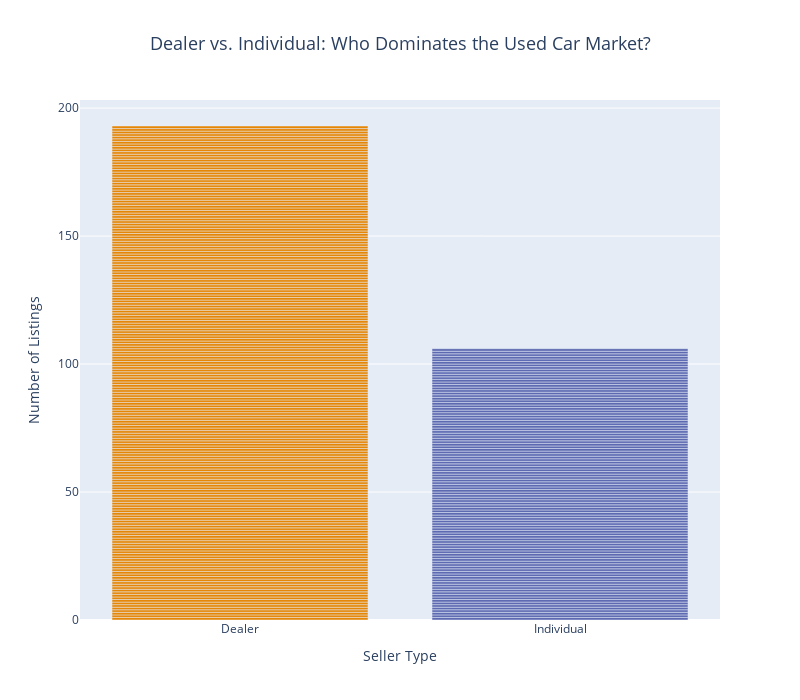

Here is the notebook cell this chart was saved with:
### Markdown cell above
#### Dealer vs. Individual

### Code cell
fig = px.bar(
    df_cleaned,
    x='Seller_Type',
    color='Seller_Type',
    color_discrete_sequence=px.colors.qualitative.Vivid,
    title='Dealer vs. Individual: Who Dominates the Used Car Market?', 
    labels={'Seller_Type': 'Seller Type', 'count': 'Number of Listings'},
    width=800,
    height=700,
)

fig.update_layout(
    showlegend=False,
    title_font_size=18,
    title_x=0.5,  
    hovermode="x",  
)
fig.show()

### Figure 1 — Plotly figure (JSON) as saved in the notebook; plotly's stock layout.template omitted (floating-point values rounded to 4 significant figures; data arrays with more than 128 entries replaced by an {"elided": "..."} marker saying what was removed)
{"data": [{"alignmentgroup": "True", "hovertemplate": "Seller Type=%{x}<br>Number of Listings=%{y}<extra></extra>", "legendgroup": "Dealer", "marker": {"color": "rgb(229, 134, 6)", "pattern": {"shape": ""}}, "name": "Dealer", "offsetgroup": "Dealer", "orientation": "v", "showlegend": true, "textposition": "auto", "type": "bar", "x": {"elided": "193 str values"}, "xaxis": "x", "y": {"elided": "193 int values"}, "yaxis": "y"}, {"alignmentgroup": "True", "hovertemplate": "Seller Type=%{x}<br>Number of Listings=%{y}<extra></extra>", "legendgroup": "Individual", "marker": {"color": "rgb(93, 105, 177)", "pattern": {"shape": ""}}, "name": "Individual", "offsetgroup": "Individual", "orientation": "v", "showlegend": true, "textposition": "auto", "type": "bar", "x": ["Individual", "Individual", "Individual", "Individual", "Individual", "Individual", "Individual", "Individual", "Individual", "Individual", "Individual", "Individual", "Individual", "Individual", "Individual", "Individual", "Individual", "Individual", "Individual", "Individual", "Individual", "Individual", "Individual", "Individual", "Individual", "Individual", "Individual", "Individual", "Individual", "Individual", "Individual", "Individual", "Individual", "Individual", "Individual", "Individual", "Individual", "Individual", "Individual", "Individual", "Individual", "Individual", "Individual", "Individual", "Individual", "Individual", "Individual", "Individual", "Individual", "Individual", "Individual", "Individual", "Individual", "Individual", "Individual", "Individual", "Individual", "Individual", "Individual", "Individual", "Individual", "Individual", "Individual", "Individual", "Individual", "Individual", "Individual", "Individual", "Individual", "Individual", "Individual", "Individual", "Individual", "Individual", "Individual", "Individual", "Individual", "Individual", "Individual", "Individual", "Individual", "Individual", "Individual", "Individual", "Individual", "Individual", "Individual", "Individual", "Individual", "Individual", "Individual", "Individual", "Individual", "Individual", "Individual", "Individual", "Individual", "Individual", "Individual", "Individual", "Individual", "Individual", "Individual", "Individual", "Individual", "Individual"], "xaxis": "x", "y": [1, 1, 1, 1, 1, 1, 1, 1, 1, 1, 1, 1, 1, 1, 1, 1, 1, 1, 1, 1, 1, 1, 1, 1, 1, 1, 1, 1, 1, 1, 1, 1, 1, 1, 1, 1, 1, 1, 1, 1, 1, 1, 1, 1, 1, 1, 1, 1, 1, 1, 1, 1, 1, 1, 1, 1, 1, 1, 1, 1, 1, 1, 1, 1, 1, 1, 1, 1, 1, 1, 1, 1, 1, 1, 1, 1, 1, 1, 1, 1, 1, 1, 1, 1, 1, 1, 1, 1, 1, 1, 1, 1, 1, 1, 1, 1, 1, 1, 1, 1, 1, 1, 1, 1, 1, 1], "yaxis": "y"}], "layout": {"barmode": "relative", "height": 700, "hovermode": "x", "legend": {"title": {"text": "Seller Type"}, "tracegroupgap": 0}, "showlegend": false, "title": {"font": {"size": 18}, "text": "Dealer vs. Individual: Who Dominates the Used Car Market?", "x": 0.5}, "width": 800, "xaxis": {"anchor": "y", "autorange": true, "categoryarray": ["Dealer", "Individual"], "categoryorder": "array", "domain": [0, 1], "range": [-0.5, 1.5], "title": {"text": "Seller Type"}, "type": "category"}, "yaxis": {"anchor": "x", "autorange": true, "domain": [0, 1], "range": [0, 203.2], "title": {"text": "Number of Listings"}, "type": "linear"}}}
